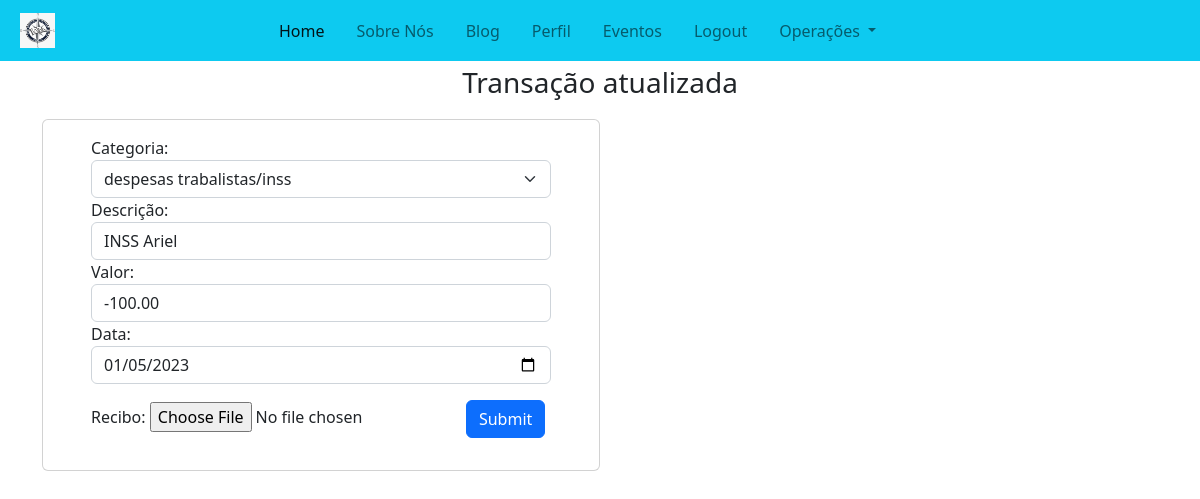
Page /treasury/transaction/update/2 (signed in) on the committed database.
### treasury/models/transaction.py (models this page shows, shortened)
class TransactionModel(BaseModel):
    user = models.ForeignKey("users.CustomUser", on_delete=models.CASCADE)
    category = models.ForeignKey(
        "treasury.CategoryModel", on_delete=models.SET_NULL, null=True, blank=True
    )
    description = models.CharField(max_length=255)
    amount = models.DecimalField(max_digits=10, decimal_places=2)
    is_positive = models.BooleanField(default=True)
    date = models.DateField()
    acquittance_doc = ResizedImageField(
        size=[1200, 850], upload_to=custom_upload_to,
        quality=75, blank=True, null=True, force_format='JPEG'
    )
    edit_history = models.ManyToManyField(
        "treasury.TransactionEditHistory", blank=True)
    class Meta:
        verbose_name = "Transação"
        verbose_name_plural = "Transações"

### treasury/views/transaction_update_view.py (the view)
class TransactionUpdateView(PermissionRequiredMixin, UpdateView):
    permission_required = 'treasury.change_transactionmodel'
    model = TransactionModel
    form_class = TransactionForm
    template_name = "treasury/transaction_updated.html"
    context_object_name = "transaction"
    success_url = "/treasury/"

### core/core_context_processor.py (called while the page is built)
def context_user_data(request):
    file_path = find("json/church_info.json")
    church_info = {}
    try:
        with open(file_path, "r") as file:
            church_info = json.load(file)
    except FileNotFoundError:
        print("Erro: File not found")
    if request.user.is_authenticated:
        user = CustomUser.objects.get(pk=request.user.id)
        return {
            "user": user,
            "church_info": church_info,
        }
    else:
        return {"church_info": church_info}

### treasury/models/category.py (called while the page is built)
    def __str__(self):
        return self.name

### treasury/templates/treasury/transaction_updated.html (shortened to what this page needs)
{% extends 'core/base.html' %}
{% load static%}
{% block content %}
<div class="container text-center">
    <p class="fs-3 fw-light">Transação atualizada</p>
</div>
{%if form %}
<div class="container">
            <div class="col-md-6">
            <div class="card py-3 px-5">
                <form action="{% url 'treasury:transaction-detail' transaction.id %}" method="POST">
                    {{form}}
                    <input type="submit" class="btn btn-primary my-3">
                </form>
            </div>
        </div>
</div>
{% endif %}
{% endblock %}

### rows in the picture
TransactionModel: category "despesas trabalistas/inss", description "INSS Ariel", amount "-100.00", date "01/05/2023"
